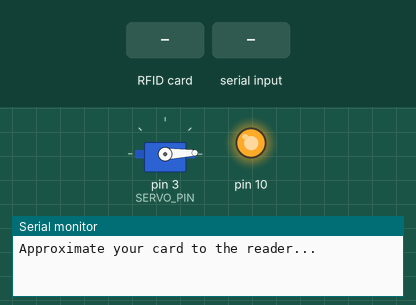
Recording of a sketch running on a simulated Arduino Uno, built with avr-gcc and run on an emulated ATmega328P. Parts: servo, output pins drawn as LEDs (lit = HIGH), the last lines printed to the serial monitor. Inputs (shaded band) come from the test bench.

Above: at 1.2 s.
1.3 s: RFID card C3 D1 DA A1 held to the reader
2.8 s: "R" received over Serial
At 3.26 s:
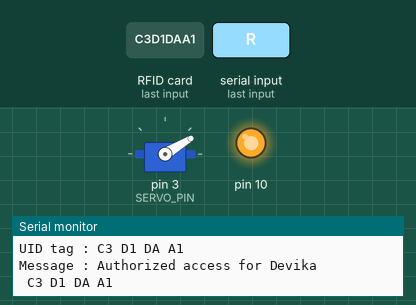
At 5.9 s:
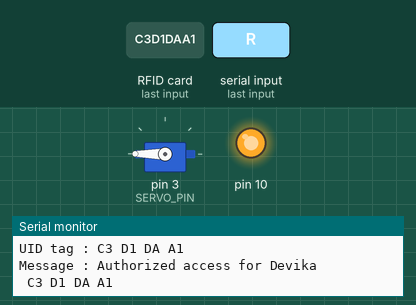
Timing chart, 0 to 11.8 s (numbered marks = the images above; inputs shaded):
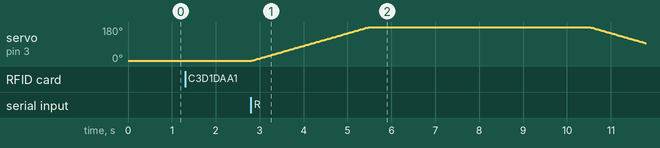

The sketch:

Arduino_serial_interface.ino
```cpp
#include <SPI.h>
#include <MFRC522.h>
#include <Servo.h>

#define RST_PIN 9
#define SERVO_PIN 3
int pos=2;
MFRC522 mfrc522(RST_PIN);   // Create MFRC522 instance.
Servo servo;
void rotateServo();

void setup() {
  Serial.begin(9600);   // Initiate a serial communication
  SPI.begin();      // Initiate SPI bus
  mfrc522.PCD_Init();   // Initiate MFRC522
  servo.attach(SERVO_PIN); // Attach servo to pin 7
  Serial.println("Approximate your card to the reader...");
  Serial.println();
  servo.write(pos);


}

void loop() {
  // Look for new cards
  if (!mfrc522.PICC_IsNewCardPresent()) {
    return;
  }
  // Select one of the cards
  if (!mfrc522.PICC_ReadCardSerial()) {
    return;
  }
  //Show UID on serial monitor
  Serial.print("UID tag :");
  String content= "";
  byte letter;
  for (byte i = 0; i < mfrc522.uid.size; i++) {
     Serial.print(mfrc522.uid.uidByte[i] < 0x10 ? " 0" : " ");
     Serial.print(mfrc522.uid.uidByte[i], HEX);
     content.concat(String(mfrc522.uid.uidByte[i] < 0x10 ? " 0" : " "));
     content.concat(String(mfrc522.uid.uidByte[i], HEX));
  }
  Serial.println();
  Serial.print("Message : ");
  content.toUpperCase();
  if (content.substring(1) == "C3 D1 DA A1") //change here the UID of the card/cards that you want to give access
  {
    Serial.println("Authorized access for Devika");
    Serial.println();
    // Send data to Raspberry Pi
    Serial.println(content);
  }
  else if(content.substring(1) == "13 0E 40 0F")
  {
    Serial.println("Authorized access for Andrew");
    Serial.println();
    // Send data to Raspberry Pi
    Serial.println(content);
  }
  else {
    Serial.println(" Access denied");
    delay(3000);
  }

 // Wait for signal from Raspberry Pi to rotate servo
  while (!Serial.available()); // Wait until data is available
  char signal = Serial.read(); // Read the signal
  if (signal == 'R') { // Assuming 'R' is the signal to rotate the servo
    rotateServo();
  }
}

void rotateServo() {

for (pos = 2; pos <= 180; pos += 1) {
servo.write(pos);
delay(15);
}
delay(5000);
for (pos = 180; pos >= 2; pos -= 1) { // goes from 180 degrees to 0 degrees
servo.write(pos);
delay(15);
}
}// Stop rotating the servo
```

Measured:
- after the input at 2.8 s, servo on pin 3 (SERVO_PIN): rises from 2° to 180° in 2.7 s, then falls to 95° in 6.3 s
